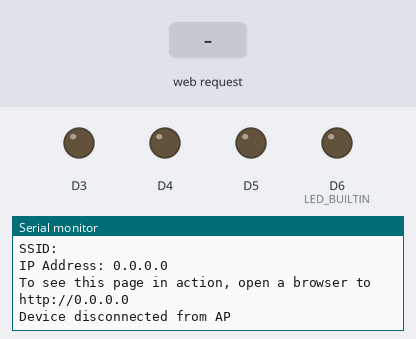
The sketch below on a simulated Arduino MKR. Shown: output pins drawn as LEDs (lit = HIGH), the last lines printed to the serial monitor. The test bench sets the inputs (shaded band).

Above: at 1.2 s.
1.3 s: HTTP request GET /H received
At 2.5 s:
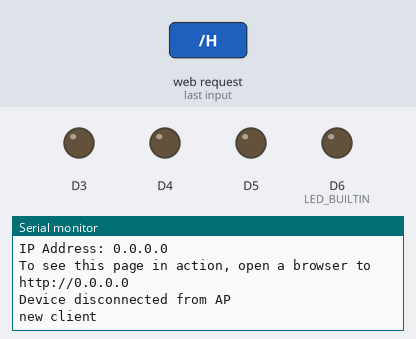
At 3.8 s:
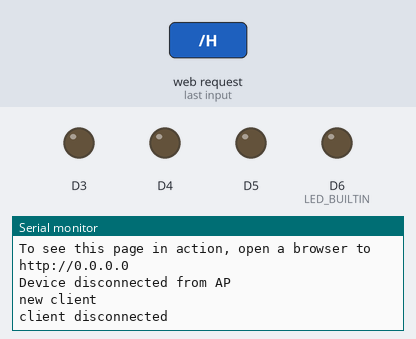

The sketch:

ArduinoAndroidController.ino
```cpp
//https://www.arduino.cc/en/Guide/MKRWiFi1010/connecting-to-wifi-network
#include <WiFiNINA.h>


char ssid[] = "Arduino";        // your network SSID (name)
char pass[] = "binozoworks";    // your network password (use for WPA, or use as key for WEP)
int status = WL_IDLE_STATUS;     // the Wifi radio's status
WiFiServer server(80);

void setup() {
  pinMode(5, OUTPUT);
  pinMode(4, OUTPUT);
  pinMode(3, OUTPUT);
  pinMode(LED_BUILTIN, OUTPUT);
  digitalWrite(LED_BUILTIN, HIGH);
  Serial.begin(9600);
  while (!Serial && millis() < 5000); //Warte bis der Serial Port verbunden ist
  digitalWrite(LED_BUILTIN, LOW);
  Serial.println("Boote TCP System...");

  // check for the WiFi module:
  if (WiFi.status() == WL_NO_MODULE) {
    Serial.println("Booten fehlgeschlagen: Kommunikation mit WiFi Modul fehlgeschlagen");
    // don't continue
    while (true);
  }

  String fv = WiFi.firmwareVersion();
  if (fv < WIFI_FIRMWARE_LATEST_VERSION) {
    Serial.println("Info: Es gibt ein neues Firmware upgrade");
  }

  // print the network name (SSID);
  Serial.print("Es wurde ein Access Point auf Port 8140 erstellt: ");
  Serial.println(ssid);

  // Create open network. Change this line if you want to create an WEP network:
  status = WiFi.beginAP(ssid, pass);
  if (status != WL_AP_LISTENING) {
    Serial.println("Booten fehlgeschlagen: Creating access point failed");
    // don't continue
    while (true);
  }

  // start the web server on port 80
  server.begin();

  // you're connected now, so print out the status
  printWiFiStatus();
}

void loop() {
  // compare the previous status to the current status
  if(status != WiFi.status()) {
    // it has changed update the variable
    status = WiFi.status();

    if(status == WL_AP_CONNECTED) {
      // a device has connected to the AP
      Serial.println("Device connected to AP");
    } else {
      // a device has disconnected from the AP, and we are back in listening mode
      Serial.println("Device disconnected from AP");
    }
  }

  WiFiClient client = server.available();   // listen for incoming clients

  if (client) {                             // if you get a client,
    Serial.println("new client");           // print a message out the serial port
    String currentLine = "";                // make a String to hold incoming data from the client
    while (client.connected()) {            // loop while the client's connected
      if (client.available()) {             // if there's bytes to read from the client,
        String text = client.readString();
        //char c = client.read();             // read a byte, then
        //Serial.write(c);                    // print it out the serial monitor
        //currentLine += c;
        if(text.equals("led an")){
          Serial.write("LED an\n");
          client.println("\nOk");
          digitalWrite(LED_BUILTIN, HIGH);
        }
        if(text.equals("led aus")){
          Serial.write("LED aus\n");
          client.println("\nOk");
          digitalWrite(LED_BUILTIN, LOW);
        }
        if(text.equals("Client bestaetigt.")){
          Serial.write("CLient verbunden\n");
          client.println("\n Moin moin");
        }
        if(text.startsWith("LED ")){

          String farbeR = getValue(text, ' ', 1);
          String farbeG = getValue(text, ' ', 2);
          String farbeB = getValue(text, ' ', 3);

          analogWrite(5, farbeR.toInt());
          analogWrite(4, farbeG.toInt());
          analogWrite(3, farbeB.toInt());

          client.println("Ok");

        }

        //client.println("Ok");
        /*if (c == '\n') {                    // if the byte is a newline character

          // if the current line is blank, you got two newline characters in a row.
          // that's the end of the client HTTP request, so send a response:
          if (currentLine.length() == 0) {
            // HTTP headers always start with a response code (e.g. HTTP/1.1 200 OK)
            // and a content-type so the client knows what's coming, then a blank line:
            client.println("HTTP/1.1 200 OK");
            client.println("Content-type:text/html");
            client.println();

            // the content of the HTTP response follows the header:
            client.print("Click <a href=\"/H\">here</a> turn the LED on<br>");
            client.print("Click <a href=\"/L\">here</a> turn the LED off<br>");

            int randomReading = analogRead(A1);
            client.print("Random reading from analog pin: ");
            client.print(randomReading);

            // The HTTP response ends with another blank line:
            client.println();
            // break out of the while loop:
            break;
          }
          else {      // if you got a newline, then clear currentLine:
            currentLine = "";
          }
        }
        else if (c != '\r') {    // if you got anything else but a carriage return character,
          currentLine += c;      // add it to the end of the currentLine
        }*/

        // Check to see if the client request was "GET /H" or "GET /L":
        if (currentLine.endsWith("GET /H")) {
          //digitalWrite(led, HIGH);               // GET /H turns the LED on
        }
        if (currentLine.endsWith("GET /L")) {
          //digitalWrite(led, LOW);                // GET /L turns the LED off
        }
      }
    }
    // close the connection:
    client.stop();
    Serial.println("\nclient disconnected");
  }
}


void printWiFiStatus() {
  // print the SSID of the network you're attached to:
  Serial.print("SSID: ");
  Serial.println(WiFi.SSID());

  // print your WiFi shield's IP address:
  IPAddress ip = WiFi.localIP();
  Serial.print("IP Address: ");
  Serial.println(ip);

  // print where to go in a browser:
  Serial.print("To see this page in action, open a browser to http://");
  Serial.println(ip);

}

String getValue(String data, char separator, int index)
{
  int found = 0;
  int strIndex[] = {0, -1};
  int maxIndex = data.length()-1;

  for(int i=0; i<=maxIndex && found<=index; i++){
    if(data.charAt(i)==separator || i==maxIndex){
        found++;
        strIndex[0] = strIndex[1]+1;
        strIndex[1] = (i == maxIndex) ? i+1 : i;
    }
  }

  return found>index ? data.substring(strIndex[0], strIndex[1]) : "";
}
```

Measured:
- after the input at 1.3 s, the serial monitor: prints a new line at once (image 1)
